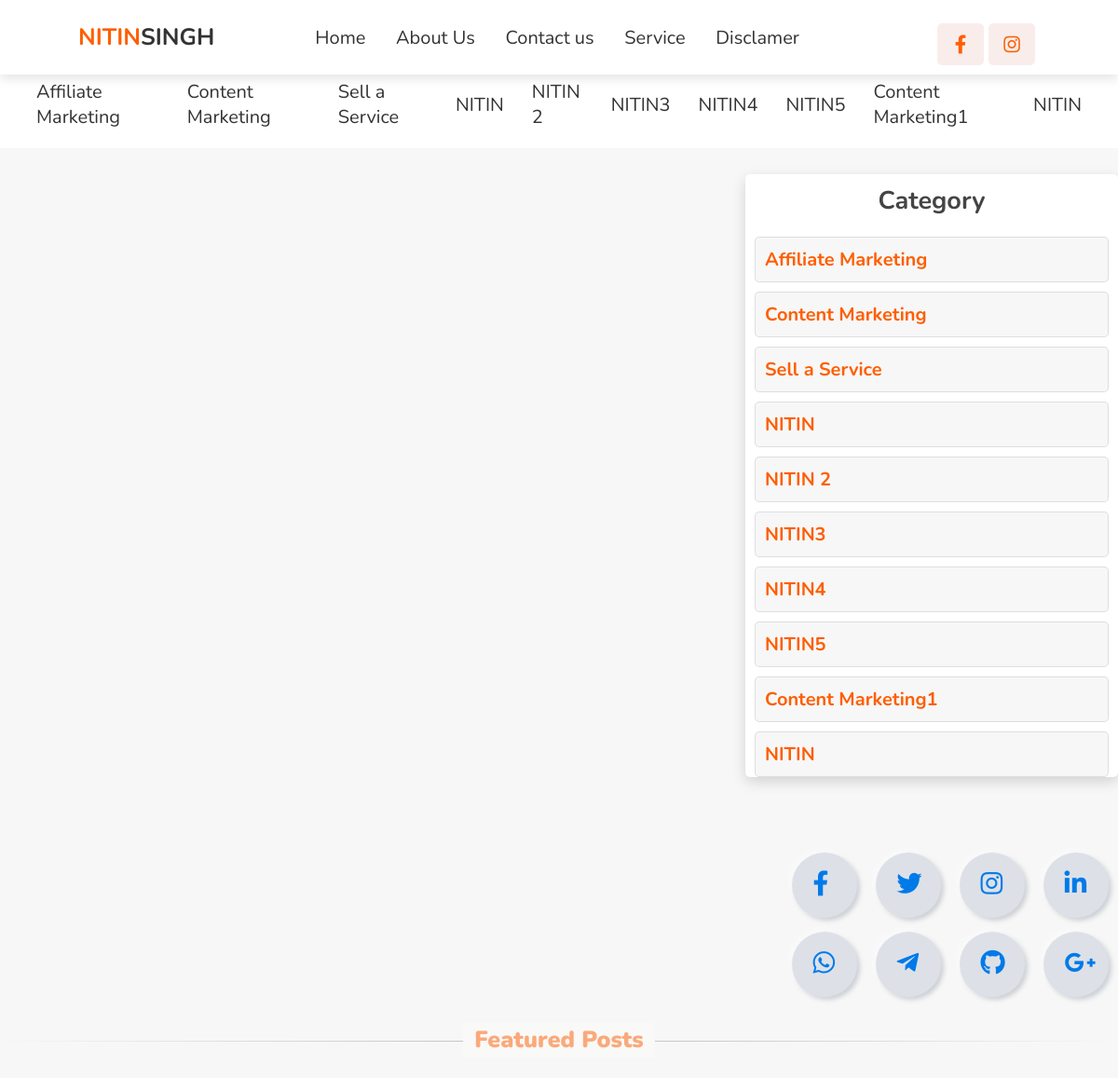
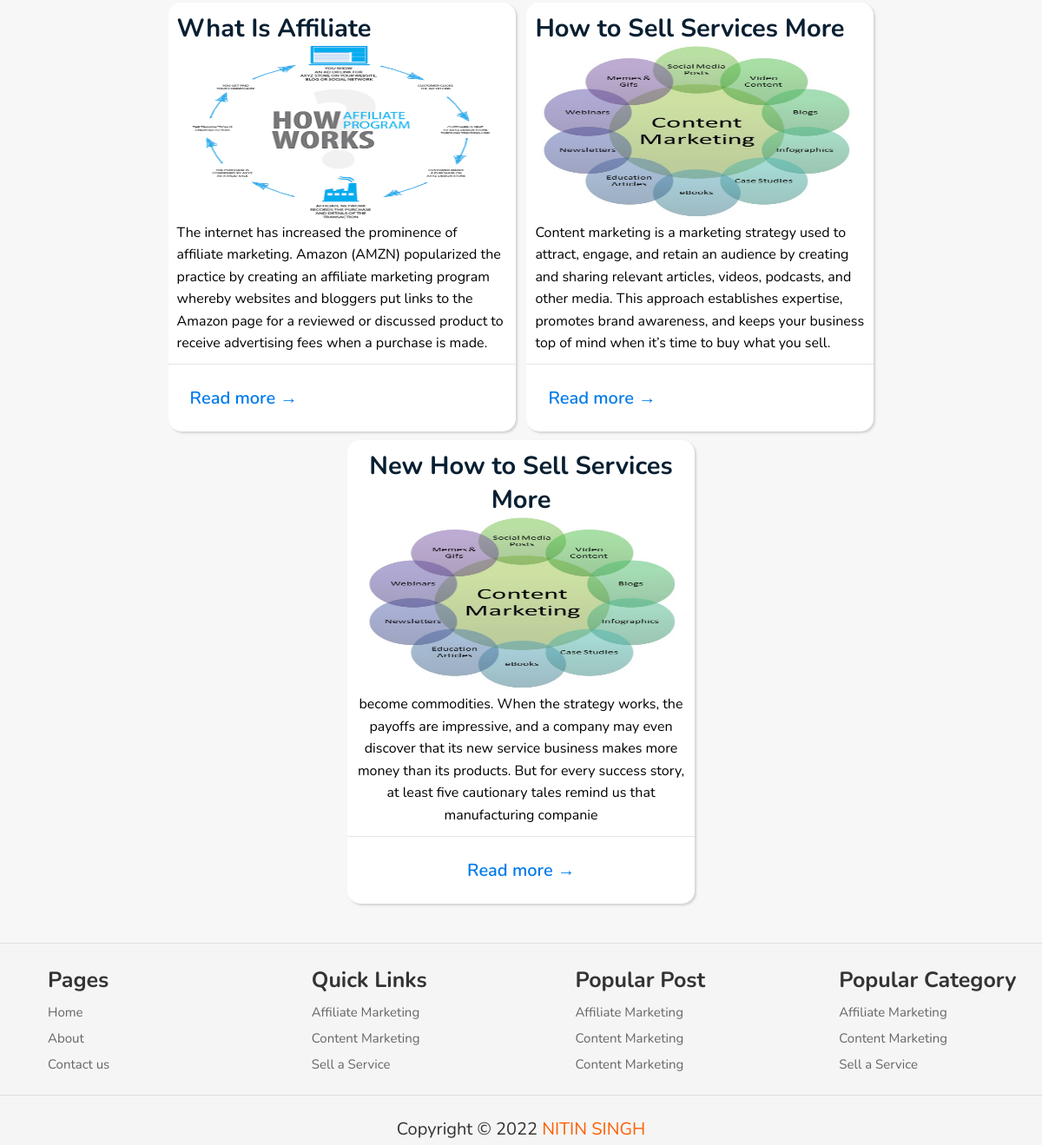
The page /blog/category/NITIN on the database its author committed (2 pictures, top to bottom).
### blogtheme/models.py (models this page shows, shortened)
class Navlog(models.Model):
    NAV_CHOICES = (
        ("logo", "logo"),
    )
    logo = models.CharField(max_length=20, choices=NAV_CHOICES,unique=True)
    name = models.CharField(max_length=20)
    name2 = models.CharField(max_length=20)

class Nav_menu(models.Model):
    MENU_CHOICES = (
        ("menu1", "menu1"),
        ("menu2", "menu2"),
        ("menu3", "menu3"),
        ("menu4", "menu4"),
        ("menu5", "menu5"),
    )
    your_menu = models.CharField(max_length=20,default="icon1", choices=MENU_CHOICES,unique=True)
    menuname = models.CharField(max_length=15)
    menuurl = models.CharField(max_length=40)

class Nav_social_media_icon(models.Model):
    ICON_CHOICES = (
        ("icon1", "icon1"),
        ("icon2", "icon2"),
    )
    your_icon = models.CharField(max_length=20,default="icon1", choices=ICON_CHOICES,unique=True)
    icon = models.CharField(max_length=30)
    iconlink = models.CharField(max_length=60)

class FooterHeading(models.Model):
    FOOTER_CHOICES = (
        ("first", "first"),
        ("second", "second"),
        ("third", "third"),
        ("fourth", "fourth"),
    )
    sno = models.CharField(max_length=25,choices=FOOTER_CHOICES, unique=True)
    name = models.CharField(max_length=55)

class FooterLink(models.Model):
    head = models.ForeignKey(FooterHeading, on_delete=models.CASCADE)
    name = models.CharField(max_length=55)
    link = models.CharField(max_length=200)

class copyrightClaim(models.Model):
    COPYRIGHT_CHOICES = (
        ("footer", "footer"),
    )
    location = models.CharField(max_length=25, choices=COPYRIGHT_CHOICES, unique=True)
    msg = models.CharField(max_length=155)

### blog/models.py (models this page shows, shortened)
class Category(models.Model):
    name = models.CharField(max_length=30)
    featured = models.BooleanField()

class blogpost(models.Model):
    heading = models.CharField(max_length=100)
    name = models.CharField(max_length=100)
    author = models.CharField(max_length=30)
    description = models.CharField(max_length=303)
    slug = models.CharField(max_length=100, unique=True)
    category = models.ForeignKey(Category, on_delete=models.CASCADE)
    featured_post = models.BooleanField()
    featured_image = models.ImageField(upload_to="blog/featrued_image/")
    content = models.TextField()
    date = models.DateField(auto_now_add=True, null=True, blank=True)
    similar_posts = models.ManyToManyField('self', null=True, blank=True)

### blog/views.py (the view)
# urls.py: path('blog/category/<str:category>', views.categoryposts, name="categoryposts")
def categoryposts(request, category):
    blogp = blogpost.objects.filter(category__name = category)
    categoryp = Category.objects.all()
    featured_posts = blogpost.objects.filter(featured_post=True)
    featured_category = Category.objects.filter(featured=True)
    return render(request, 'blog/index.html',{"featured_category":featured_category,"blogs":blogp, "featured_posts":featured_posts, "categoryp":categoryp, "navThemeBar":baseData()})

### blog/templates/blog/index.html (shortened to what this page needs)
{% extends 'blog/base.html' %}
{% block body %}
<br><br>
<section class="blogpostarticals">
    <div class="container">
        <div class="video-lists">
            {% if categoryp.count > 0 %}
            <div class="video-list">
                <h1 class="Category">Category</h1>
                {% for blog in categoryp %}
                <div class="vid active">
                    <h3 class="title"><a href="/blog/category/{{blog.name}}">{{blog.name}}</a></h3>
                </div>
                {% endfor %}
            </div>
            {% endif %}
            <br><br><br><br>
        <div class="center video-lists">
            <div class="icons first">
               <li class="social-media-icons"><a href="#"><span class="fab fa-facebook-f"></span></a></li>
               <li class="social-media-icons"><a href="#"><span class="fab fa-twitter"></span></a></li>
               <li class="social-media-icons"><a href="#"><span class="fab fa-instagram"></span></a></li>
               <li class="social-media-icons"><a href="#"><span class="fab fa-linkedin-in"></span></a></li>
            </div>
            <div class="icons second">
               <li class="social-media-icons"><a href="#"><span class="fab fa-whatsapp"></span></a></li>
               <li class="social-media-icons"><a href="#"><span class="fab fa-telegram-plane"></span></a></li>
               <li class="social-media-icons"><a href="#"><span class="fab fa-github"></span></a></li>
               <li class="social-media-icons"><a href="#"><span class="fab fa-google-plus-g"></span></a></li>
            </div>
         </div>
        </div>
    </div>
</section>
<section>
    <br><br>
    <hr class="hr-text" data-content="Featured Posts">
    <br>
    <div class="card-category-1">
        {% for blog in featured_posts %}
        <div class="basic-card basic-card-aqua">
            <div class="card-content">
                <h1>{{blog.name}}</h1>
                <img src="/media/{{blog.featured_image}}" alt="">
                <p class="card-text">{{blog.description}}</p>
            </div>
            <div class="card-link">
                <a href="/blog/{{blog.slug}}" class="readmore">
                    Read more →
                </a>
            </div>
        </div>
        {% endfor %}
    </div>
</section>
{% endblock body %}

### blog/templates/blog/base.html (shortened to what this page needs)
<!DOCTYPE html>
<html lang="en">
<head>
    {% load static %}
    <link rel="stylesheet" href="../../static/blog/style.css">
    <link rel="stylesheet" href="https://cdnjs.cloudflare.com/ajax/libs/font-awesome/5.15.3/css/all.min.css"/>
</head>
<body>
{% if navThemeBar.logo or navThemeBar.pages or navThemeBar.righticon %}
<header>
    <a href="/" class="logo"><span>{{navThemeBar.logo.name}}</span>{{navThemeBar.logo.name2}}</a>
    <nav class="navbar">
        {% for i in navThemeBar.pages %}
        <a href="{{i.menuurl}}">{{i.menuname}}</a>
        {% endfor %}
    </nav>
    <div class="icons">
        {% for i in navThemeBar.righticon %}
        <a href="{{i.iconlink}}" class="{{i.icon}}"></a>
        {% endfor %}
    </div>
</header>
{% endif %}
<nav class="navbar2">
    {% for blog in featured_category %}
    <a href="/blog/category/{{blog.name}}">{{blog.name}}</a>
    {% endfor %}
</nav>
    {% block body %}{% endblock body %}
<section class="footer">
    <div class="footer-container">
        <div class="box-container">
            <div class="box">
                <h3>{{navThemeBar.footer.foothead.footh1.name}}</h3>
                {% for i in navThemeBar.footer.footerlink.foot1 %}
                <a href="{{i.url}}">{{i.name}}</a>
                {% endfor %}
            </div>
            <div class="box">
                <h3>{{navThemeBar.footer.foothead.footh2.name}}</h3>
                {% for i in navThemeBar.footer.footerlink.foot2 %}
                <a href="{{i.url}}">{{i.name}}</a>
                {% endfor %}
            </div>
            <div class="box">
                <h3>{{navThemeBar.footer.foothead.footh3.name}}</h3>
                {% for i in navThemeBar.footer.footerlink.foot3 %}
                <a href="{{i.url}}">{{i.name}}</a>
                {% endfor %}
            </div>
            <div class="box">
                <h3>{{navThemeBar.footer.foothead.footh4.name}}</h3>
                {% for i in navThemeBar.footer.footerlink.foot4 %}
                <a href="{{i.url}}">{{i.name}}</a>
                {% endfor %}
            </div>
        </div>
        {% if navThemeBar.footer.copyrightmsg != None %}<div class="credit">{{navThemeBar.footer.copyrightmsg.msg|safe}}</div>{% endif %}
    </div>
</section>
</body>
</html>

### rows shown on the page
Navlog: logo.name "NITIN", logo.name2 "SINGH"
Nav_menu: menuname "Home"
Nav_menu: menuname "About Us"
Nav_menu: menuname "Contact us"
Nav_menu: menuname "Service"
Nav_menu: menuname "Disclamer"
Category: name "Affiliate Marketing"
Category: name "Content Marketing"
Category: name "Sell a Service"
Category: name "NITIN"
Category: name "NITIN 2"
Category: name "NITIN3"
Category: name "NITIN4"
Category: name "NITIN5"
Category: name "Content Marketing1"
Category: name "NITIN"
blogpost: name "What Is Affiliate", featured_image (picture), description "The internet has increased the prominence of affiliate marketing. Amazon (AMZN) popularized the practice by creating an affiliate marketing program whereby websites and bloggers put links to the Amazon page for a reviewed or discussed product to receive advertising fees when a purchase is made."
blogpost: name "How to Sell Services More", featured_image (picture), description "Content marketing is a marketing strategy used to attract, engage, and retain an audience by creating and sharing relevant articles, videos, podcasts, and other media. This approach establishes expertise, promotes brand awareness, and keeps your business top of mind when it’s time to buy what you sell."
blogpost: name "New How to Sell Services More", featured_image (picture), description "become commodities. When the strategy works, the payoffs are impressive, and a company may even discover that its new service business makes more money than its products. But for every success story, at least five cautionary tales remind us that manufacturing companie"
FooterHeading: footer.foothead.footh1.name "Pages"
FooterLink: name "Home"
FooterLink: name "About"
FooterLink: name "Contact us"
FooterHeading: footer.foothead.footh2.name "Quick Links"
FooterLink: name "Affiliate Marketing"
FooterLink: name "Content Marketing"
FooterLink: name "Sell a Service"
FooterHeading: footer.foothead.footh3.name "Popular Post"
FooterLink: name "Affiliate Marketing"
FooterLink: name "Content Marketing"
FooterLink: name "Content Marketing"
FooterHeading: footer.foothead.footh4.name "Popular Category"
FooterLink: name "Affiliate Marketing"
FooterLink: name "Content Marketing"
FooterLink: name "Sell a Service"
copyrightClaim: footer.copyrightmsg.msg "Copyright © 2022 NITIN SINGH"
